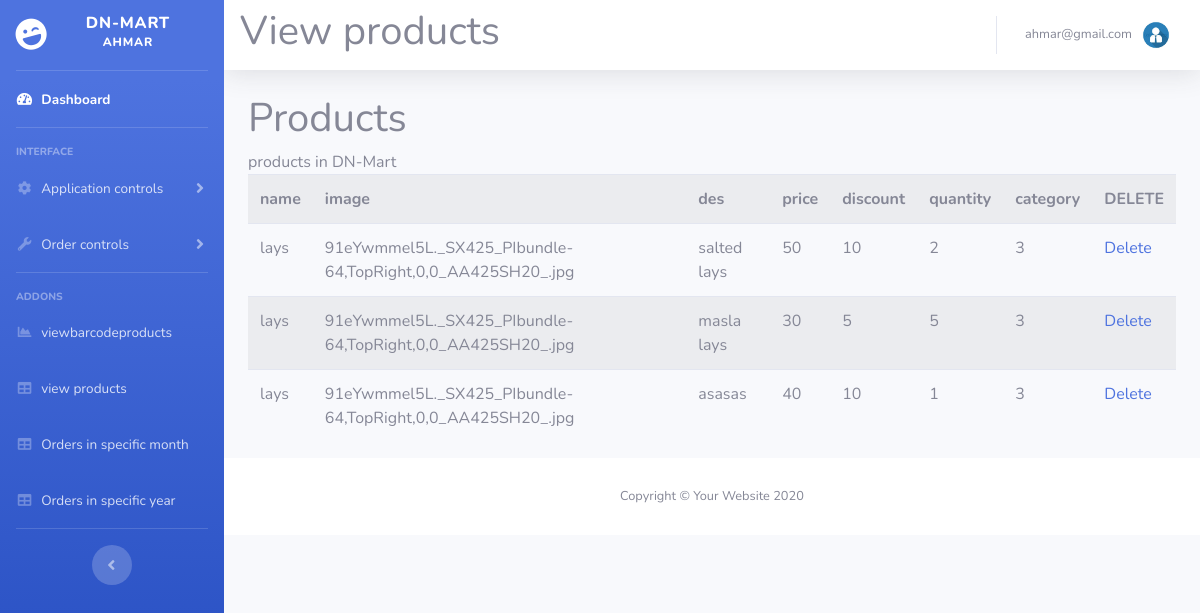
The page /DN-MartAPIs/admin/viewproducts.php (signed in) on the database its author committed.
### tables this page shows
CREATE TABLE `products` (
  `id` int(11) NOT NULL,
  `name` varchar(255) NOT NULL,
  `image` varchar(255) NOT NULL,
  `des` varchar(255) NOT NULL,
  `price` int(255) NOT NULL,
  `discount` int(11) NOT NULL,
  `quantity` int(11) NOT NULL,
  `category` varchar(255) NOT NULL
);

### DN-MartAPIs/admin/viewproducts.php (the view, shortened to what this page needs)
<?php
   include ("connection.php");
        include('includes/header.php');
        include('includes/navbar.php');
$result = mysqli_query($con,"SELECT * FROM products");
?>
    <div id="content-wrapper" class="d-flex flex-column">
      <div id="content">
        <nav class="navbar navbar-expand navbar-light bg-white topbar mb-4 static-top shadow">
                     <h1 class="page-header">View products</h1>
          <ul class="navbar-nav ml-auto">
            <li class="nav-item dropdown no-arrow">
              <a class="nav-link dropdown-toggle" href="#" id="userDropdown" role="button" data-toggle="dropdown" aria-haspopup="true" aria-expanded="false">
                <span class="mr-2 d-none d-lg-inline text-gray-600 small"><?php echo
                    $_SESSION['email']
                    ?></span>
                <img class="img-profile rounded-circle" src="profile.jpg">
              </a>
            </li>
          </ul>
        </nav>
        <div id="page-wrapper">
            <div class="container-fluid">
                <div class="row">
                    <div class="col-lg-12">
                        <h1 class="page-header">Products</h1>
                       <div class="row">
                <div class="col-lg-12">
                    <div class="panel panel-default">
                        <div class="panel-heading">
                            products in DN-Mart
                        </div>
                        <div class="panel-body">
                            <div class="row">
                                <div class="col-lg-12">
                                    <form role="form" method="post" >
                                        <div class="form-group">
<table class="table table-striped">
<tr>
<th>name</th>
<th>image</th>
<th>des</th>
<th>price</th>
<th>discount</th>
<th>quantity</th>
<th>category</th>
<th>DELETE</th>
</tr>
<?php
while($row = mysqli_fetch_array($result))
{
echo "<tr>";
echo "<td>" . $row['name'] . "</td>";
echo "<td>" . $row['image'] . "</td>";
echo "<td>" . $row['des'] . "</td>";
echo "<td>" . $row['price'] . "</td>";
echo "<td>" . $row['discount'] . "</td>";
echo "<td>" . $row['quantity'] . "</td>";
echo "<td>" . $row['category'] . "</td>";
 echo "<td>" ."<a  href=\"delete2.php?id=$row[id]\">"."Delete" ."</a>". "</td>";
echo "</tr>";
}
    ?>
</table>
    </div>
    </form>
    </div>
    </div>
    </div>
    </div>
    </div>
    </div>
                    </div>
                </div>
            </div>
        </div>
<?php
include("includes/footer.php");
?>

### rows shown on the page
products: name "lays", image "91eYwmmel5L._SX425_PIbundle-64,TopRight,0,0_AA425SH20_.jpg", des "salted lays", price "50", discount "10", quantity "2", category "3"
products: name "lays", image "91eYwmmel5L._SX425_PIbundle-64,TopRight,0,0_AA425SH20_.jpg", des "masla lays", price "30", discount "5", quantity "5", category "3"
products: name "lays", image "91eYwmmel5L._SX425_PIbundle-64,TopRight,0,0_AA425SH20_.jpg", des "asasas", price "40", discount "10", quantity "1", category "3"

### other values the page prints
$_SESSION['email'] "ahmar@gmail.com"
